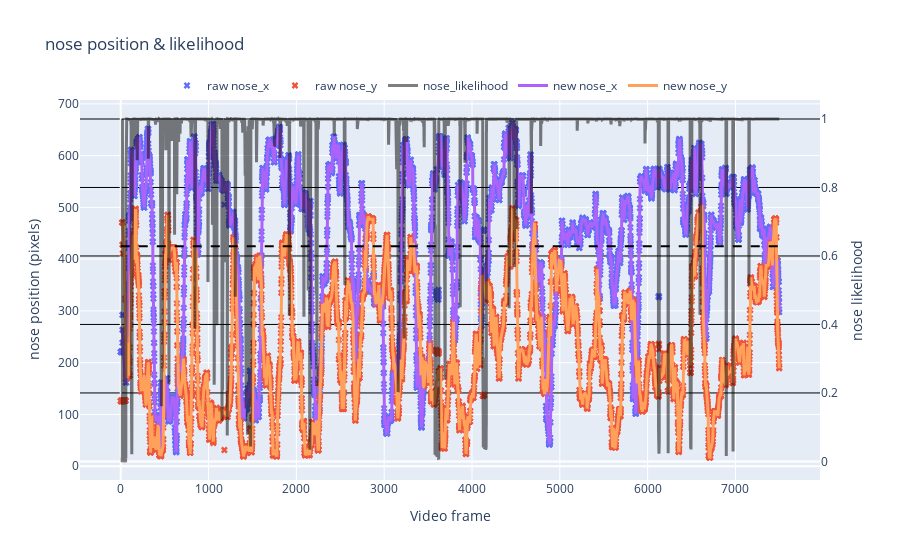

Source (notebook cell):
### Code cell
rst.plot_raw_vs_smoothed(df_raw, df_smooth, bodypart = example_bodypart, num_sd = confidence)

### Figure 1 — Plotly figure (JSON) as saved in the notebook; plotly's stock layout.template omitted (floating-point values rounded to 4 significant figures; data arrays with more than 128 entries replaced by an {"elided": "..."} marker saying what was removed)
{"data": [{"marker": {"size": 6, "symbol": "x"}, "mode": "markers", "name": "raw nose_x", "type": "scatter", "x": {"elided": "7500 int values"}, "y": {"elided": "7500 float values"}}, {"marker": {"size": 6, "symbol": "x"}, "mode": "markers", "name": "raw nose_y", "type": "scatter", "x": {"elided": "7500 int values"}, "y": {"elided": "7500 float values"}}, {"line": {"color": "black", "width": 3}, "name": "nose_likelihood", "opacity": 0.5, "type": "scatter", "x": {"elided": "7500 int values"}, "y": {"elided": "7500 float values"}, "yaxis": "y2"}, {"line": {"width": 3}, "name": "new nose_x", "type": "scatter", "x": {"elided": "7500 int values"}, "y": {"elided": "7500 float values"}}, {"line": {"width": 3}, "name": "new nose_y", "type": "scatter", "x": {"elided": "7500 int values"}, "y": {"elided": "7500 float values"}}], "layout": {"legend": {"orientation": "h", "x": 0.5, "xanchor": "center", "y": 1, "yanchor": "bottom"}, "shapes": [{"line": {"color": "black", "dash": "dash"}, "type": "line", "x0": 0, "x1": 7499, "y0": 0.6283, "y1": 0.6283, "yref": "y2"}], "title": {"text": "nose position & likelihood"}, "xaxis": {"title": {"text": "Video frame"}}, "yaxis": {"title": {"text": "nose position (pixels)"}}, "yaxis2": {"gridcolor": "black", "overlaying": "y", "side": "right", "title": {"text": "nose likelihood"}}}}
